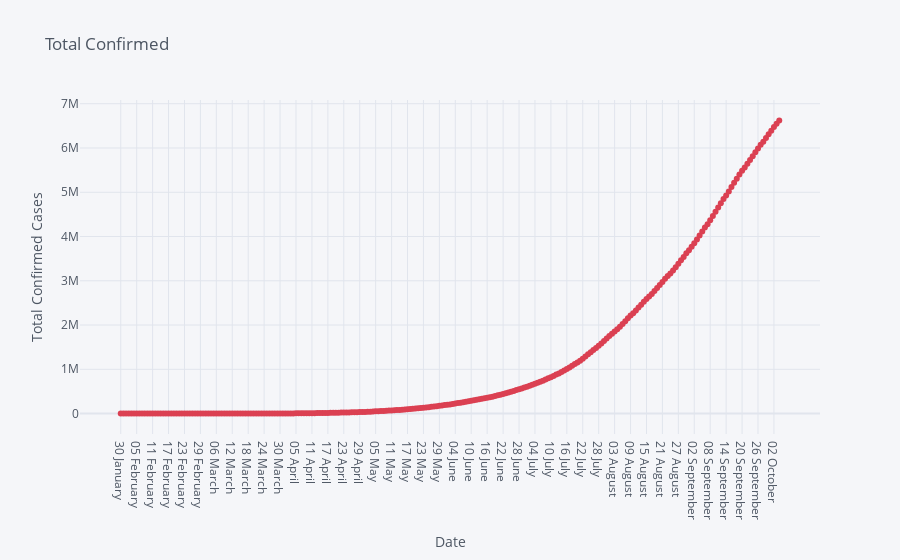

Notebook cell for this chart:
### Code cell
case_time_series.iplot(kind='scatter',x='Date',y='Total Confirmed',
                       mode='markers+lines',
                       title='Total Confirmed',
                       xTitle='Date',yTitle='Total Confirmed Cases',colors='red',size=6)

### Figure 1 — Plotly figure (JSON) as saved in the notebook; plotly's stock layout.template omitted (floating-point values rounded to 4 significant figures; data arrays with more than 128 entries replaced by an {"elided": "..."} marker saying what was removed)
{"data": [{"line": {"color": "rgba(219, 64, 82, 1.0)", "dash": "solid", "shape": "linear", "width": 1.3}, "marker": {"size": 6, "symbol": "circle"}, "mode": "markers+lines", "name": "Total Confirmed", "text": "", "type": "scatter", "x": {"elided": "249 str values"}, "y": {"elided": "249 int values"}}], "layout": {"legend": {"bgcolor": "#F5F6F9", "font": {"color": "#4D5663"}}, "paper_bgcolor": "#F5F6F9", "plot_bgcolor": "#F5F6F9", "title": {"font": {"color": "#4D5663"}, "text": "Total Confirmed"}, "xaxis": {"gridcolor": "#E1E5ED", "showgrid": true, "tickfont": {"color": "#4D5663"}, "title": {"font": {"color": "#4D5663"}, "text": "Date"}, "zerolinecolor": "#E1E5ED"}, "yaxis": {"gridcolor": "#E1E5ED", "showgrid": true, "tickfont": {"color": "#4D5663"}, "title": {"font": {"color": "#4D5663"}, "text": "Total Confirmed Cases"}, "zerolinecolor": "#E1E5ED"}}}
